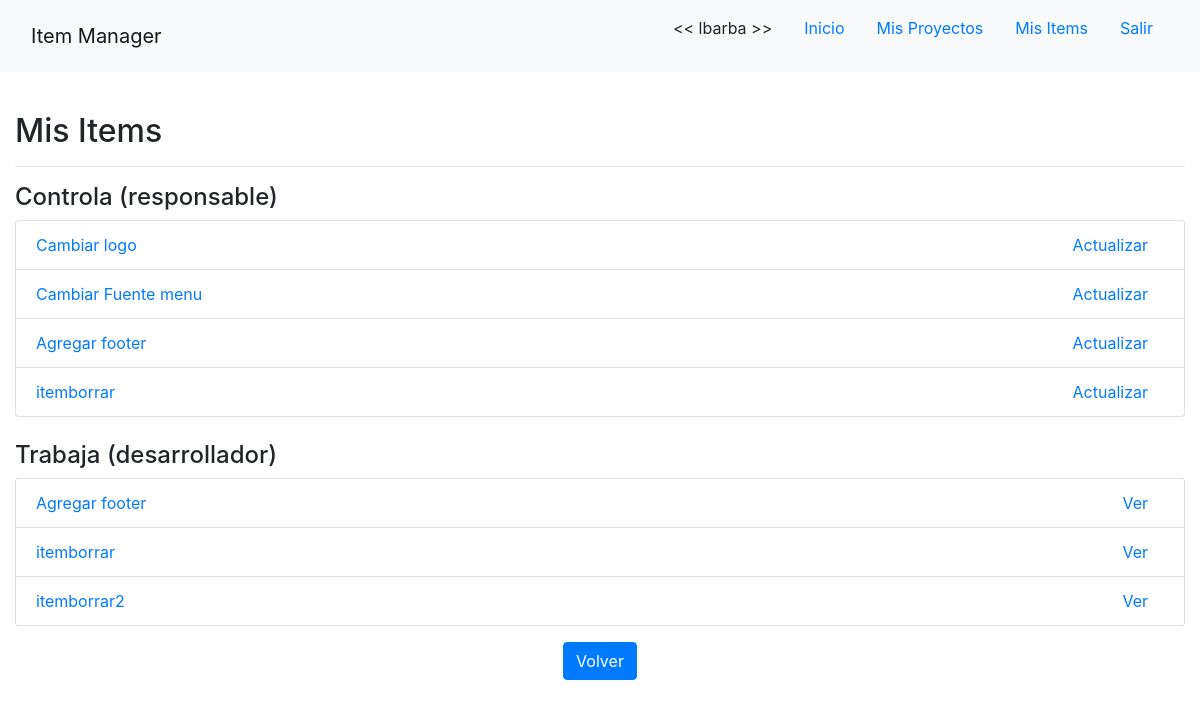
Page /mis-items/ (signed in) on the earlier database version.
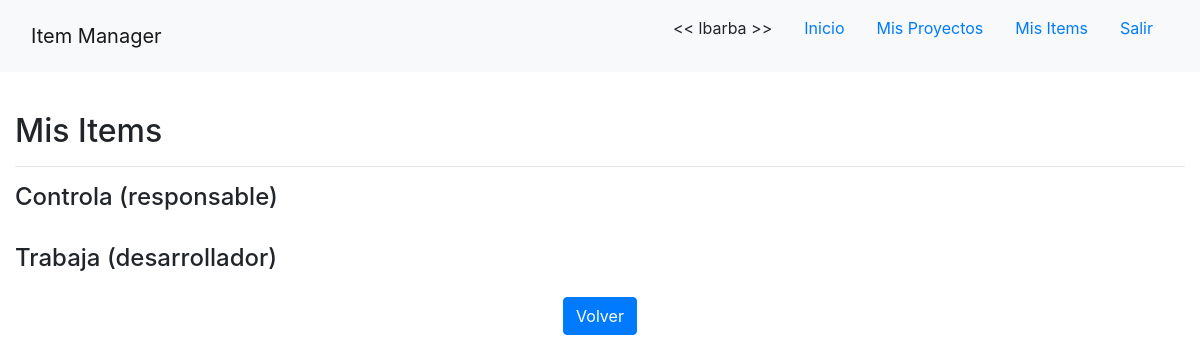
Same page on the later database version.
### app/models/item.py (models this page shows, shortened)
class Item(models.Model):
    proyecto = models.ForeignKey(Proyecto, verbose_name='proyecto', on_delete=models.PROTECT)
    nombre = models.CharField(verbose_name='nombre', max_length=255, unique=True)
    detalle = models.CharField(verbose_name='detalle', max_length=255)
    creacion = models.DateTimeField(verbose_name='fecha de creacion', auto_now_add=True, max_length=255)
    tipo = models.ForeignKey(TipoItem, verbose_name='tipo', on_delete=models.PROTECT)
    estado = models.ForeignKey(EstadoItem, verbose_name='estado', default=1, on_delete=models.PROTECT)
    responsable = models.ForeignKey(User, verbose_name='responsable', related_name="controla", on_delete=models.PROTECT)
    desarrolladores = models.ManyToManyField(User, verbose_name='desarrolladores', related_name="trabaja")

### app/views/acciones_usuario.py (the view)
# urls.py: path('mis-items/', MisItemsListView.as_view(), name='mis-items-list'),
class MisItemsListView(LoginRequiredMixin, TemplateView):
    template_name = 'app/mis_items_list.html'
    def get(self, request, *args, **kwargs):
        user = request.user
        self.items_controlados = user.controla.all
        self.items_trabajados = user.trabaja.all
        return super().get(request, *args, **kwargs)
    def get_context_data(self, **kwargs):
        context = super().get_context_data(**kwargs)
        context['items_controlados'] = self.items_controlados
        context['items_trabajados'] = self.items_trabajados
        return context

### app/templates/app/mis_items_list.html (shortened to what this page needs)
{% extends 'base.html' %}
{% load crispy_forms_tags %}
{% block content %}
    <br>
    <h2>Mis Items</h2>
    <hr>
    <h4>Controla (responsable)</h4>
    <ul class="list-group">
        {% for item in items_controlados %}
            <li class="list-group-item">
                <a href="{% url 'item-detail' item.id %}">
                    <div class="float-left">{{ item.nombre }}</div>
                </a>
                <div>
                    <a class="mx-3 float-right" href="{% url 'item-detail' item.id %}">Actualizar</a>
                </div>
            </li>
        {% endfor %}
    </ul>
    <br>
    <h4>Trabaja (desarrollador)</h4>
    <ul class="list-group">
        {% for item in items_trabajados %}
            <li class="list-group-item">
                <a href="{% url 'item-detail' item.id %}">
                    <div class="float-left">{{ item.nombre }}</div>
                </a>
                <div>
                    <a class="mx-3 float-right" href="{% url 'item-detail' item.id %}">Ver</a>
                </div>
            </li>
        {% endfor %}
    </ul>
    <div class="text-center mt-3">
        <a class="btn btn-primary" href="{% url 'home' %}">Volver</a>
    </div>
{% endblock %}

Differences in the rows shown:
removed Item: nombre "Cambiar logo", shown under "Controla (responsable)"
removed Item: nombre "Cambiar Fuente menu", shown under "Controla (responsable)"
removed Item: nombre "Agregar footer"
removed Item: nombre "itemborrar"
removed Item: nombre "itemborrar2", shown under "Trabaja (desarrollador)"
